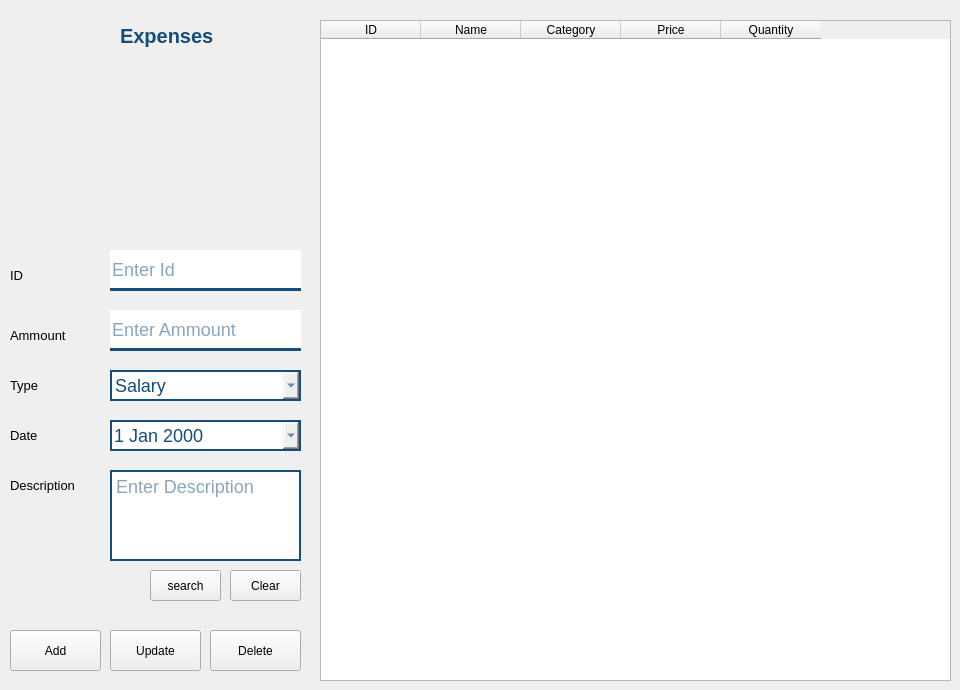
   <widget class="QWidget" name="expenses_frame">
    <widget class="QLabel" name="label_50">
     <property name="geometry">
      <rect>
       <x>100</x>
       <y>70</y>
       <width>141</width>
       <height>131</height>
      </rect>
     </property>
     <property name="text">
      <string/>
     </property>
     <property name="pixmap">
      <pixmap resource="icons/icons.qrc">:/icons/bills_c.png</pixmap>
     </property>
     <property name="scaledContents">
      <bool>true</bool>
     </property>
    </widget>
    <widget class="QLabel" name="label_51">
     <property name="geometry">
      <rect>
       <x>120</x>
       <y>20</y>
       <width>101</width>
       <height>31</height>
      </rect>
     </property>
     <property name="styleSheet">
      <string notr="true">color: #154c79;
font-size: 20px;
font: bold;
</string>
     </property>
     <property name="text">
      <string>Expenses</string>
     </property>
    </widget>
    <widget class="QPushButton" name="expense_delete_btn">
     <property name="geometry">
      <rect>
       <x>210</x>
       <y>630</y>
       <width>91</width>
       <height>41</height>
      </rect>
     </property>
     <property name="statusTip">
      <string>btn_frm</string>
     </property>
     <property name="styleSheet">
      <string notr="true"/>
     </property>
     <property name="text">
      <string>Delete</string>
     </property>
    </widget>
    <widget class="QLineEdit" name="expense_id">
     <property name="geometry">
      <rect>
       <x>110</x>
       <y>250</y>
       <width>191</width>
       <height>41</height>
      </rect>
     </property>
     <property name="styleSheet">
      <string notr="true">border: none;
border-bottom: 3px solid #154c79;
color: #154c79;
font-size: 18px;</string>
     </property>
     <property name="inputMethodHints">
      <set>Qt::ImhDigitsOnly</set>
     </property>
     <property name="placeholderText">
      <string>Enter Id</string>
     </property>
    </widget>
    <widget class="QLabel" name="label_52">
     <property name="geometry">
      <rect>
       <x>10</x>
       <y>260</y>
       <width>51</width>
       <height>31</height>
      </rect>
     </property>
     <property name="font">
      <font>
       <pointsize>10</pointsize>
      </font>
     </property>
     <property name="text">
      <string>ID</string>
     </property>
    </widget>
    <widget class="QLabel" name="label_53">
     <property name="geometry">
      <rect>
       <x>10</x>
       <y>320</y>
       <width>81</width>
       <height>31</height>
      </rect>
     </property>
     <property name="font">
      <font>
       <pointsize>10</pointsize>
      </font>
     </property>
     <property name="text">
      <string>Ammount</string>
     </property>
    </widget>
    <widget class="QTableWidget" name="tableWidget_5">
     <property name="enabled">
      <bool>true</bool>
     </property>
     <property name="geometry">
      <rect>
       <x>320</x>
       <y>20</y>
       <width>631</width>
       <height>661</height>
      </rect>
     </property>
     <property name="contextMenuPolicy">
      <enum>Qt::PreventContextMenu</enum>
     </property>
     <property name="acceptDrops">
      <bool>false</bool>
     </property>
     <property name="statusTip">
      <string notr="true"/>
     </property>
     <property name="layoutDirection">
      <enum>Qt::LeftToRight</enum>
     </property>
     <property name="autoFillBackground">
      <bool>true</bool>
     </property>
     <property name="sizeAdjustPolicy">
      <enum>QAbstractScrollArea::AdjustToContents</enum>
     </property>
     <property name="alternatingRowColors">
      <bool>true</bool>
     </property>
     <property name="gridStyle">
      <enum>Qt::SolidLine</enum>
     </property>
     <property name="cornerButtonEnabled">
      <bool>false</bool>
     </property>
     <column>
      <property name="text">
       <string>ID</string>
      </property>
     </column>
     <column>
      <property name="text">
       <string>Name</string>
      </property>
     </column>
     <column>
      <property name="text">
       <string>Category</string>
      </property>
     </column>
     <column>
      <property name="text">
       <string>Price</string>
      </property>
     </column>
     <column>
      <property name="text">
       <string>Quantity</string>
      </property>
     </column>
    </widget>
    <widget class="QPushButton" name="expense_clear_btn">
     <property name="geometry">
      <rect>
       <x>230</x>
       <y>570</y>
       <width>71</width>
       <height>31</height>
      </rect>
     </property>
     <property name="statusTip">
      <string>btn_frm</string>
     </property>
     <property name="styleSheet">
      <string notr="true"/>
     </property>
     <property name="text">
      <string>Clear</string>
     </property>
    </widget>
    <widget class="QPushButton" name="expense_update_btn">
     <property name="geometry">
      <rect>
       <x>110</x>
       <y>630</y>
       <width>91</width>
       <height>41</height>
      </rect>
     </property>
     <property name="statusTip">
      <string>btn_frm</string>
     </property>
     <property name="styleSheet">
      <string notr="true"/>
     </property>
     <property name="text">
      <string>Update</string>
     </property>
    </widget>
    <widget class="QPushButton" name="expense_search_btn">
     <property name="geometry">
      <rect>
       <x>150</x>
       <y>570</y>
       <width>71</width>
       <height>31</height>
      </rect>
     </property>
     <property name="statusTip">
      <string>btn_frm</string>
     </property>
     <property name="styleSheet">
      <string notr="true"/>
     </property>
     <property name="text">
      <string>search</string>
     </property>
    </widget>
    <widget class="QTextEdit" name="expense_description">
     <property name="geometry">
      <rect>
       <x>110</x>
       <y>470</y>
       <width>191</width>
       <height>91</height>
      </rect>
     </property>
     <property name="styleSheet">
      <string notr="true">border: 2px solid #154c79;
color: #154c79;
font-size: 18px;</string>
     </property>
     <property name="placeholderText">
      <string>Enter Description</string>
     </property>
    </widget>
    <widget class="QLabel" name="label_54">
     <property name="geometry">
      <rect>
       <x>10</x>
       <y>470</y>
       <width>91</width>
       <height>31</height>
      </rect>
     </property>
     <property name="font">
      <font>
       <pointsize>10</pointsize>
      </font>
     </property>
     <property name="text">
      <string>Description</string>
     </property>
    </widget>
    <widget class="QLineEdit" name="expense_ammount">
     <property name="geometry">
      <rect>
       <x>110</x>
       <y>310</y>
       <width>191</width>
       <height>41</height>
      </rect>
     </property>
     <property name="styleSheet">
      <string notr="true">border: none;
border-bottom: 3px solid #154c79;
color: #154c79;
font-size: 18px;</string>
     </property>
     <property name="inputMethodHints">
      <set>Qt::ImhDigitsOnly</set>
     </property>
     <property name="placeholderText">
      <string>Enter Ammount</string>
     </property>
    </widget>
    <widget class="QPushButton" name="expense_add_btn">
     <property name="geometry">
      <rect>
       <x>10</x>
       <y>630</y>
       <width>91</width>
       <height>41</height>
      </rect>
     </property>
     <property name="statusTip">
      <string>btn_frm</string>
     </property>
     <property name="styleSheet">
      <string notr="true"/>
     </property>
     <property name="text">
      <string>Add</string>
     </property>
    </widget>
    <widget class="QComboBox" name="expense_type">
     <property name="geometry">
      <rect>
       <x>110</x>
       <y>370</y>
       <width>191</width>
       <height>31</height>
      </rect>
     </property>
     <property name="styleSheet">
      <string notr="true">color: #154c79;
font-size: 18px;
border: 2px solid #154c79;</string>
     </property>
     <item>
      <property name="text">
       <string>Salary</string>
      </property>
     </item>
     <item>
      <property name="text">
       <string>birra3</string>
      </property>
     </item>
    </widget>
    <widget class="QLabel" name="label_55">
     <property name="geometry">
      <rect>
       <x>10</x>
       <y>370</y>
       <width>81</width>
       <height>31</height>
      </rect>
     </property>
     <property name="font">
      <font>
       <pointsize>10</pointsize>
      </font>
     </property>
     <property name="text">
      <string>Type</string>
     </property>
    </widget>
    <widget class="QDateEdit" name="expense_date">
     <property name="geometry">
      <rect>
       <x>110</x>
       <y>420</y>
       <width>191</width>
       <height>31</height>
      </rect>
     </property>
     <property name="acceptDrops">
      <bool>false</bool>
     </property>
     <property name="styleSheet">
      <string notr="true">border: 2px solid #154c79;
color: #154c79;
font-size: 18px;</string>
     </property>
     <property name="accelerated">
      <bool>false</bool>
     </property>
     <property name="calendarPopup">
      <bool>true</bool>
     </property>
    </widget>
    <widget class="QLabel" name="label_56">
     <property name="geometry">
      <rect>
       <x>10</x>
       <y>420</y>
       <width>81</width>
       <height>31</height>
      </rect>
     </property>
     <property name="font">
      <font>
       <pointsize>10</pointsize>
      </font>
     </property>
     <property name="text">
      <string>Date</string>
     </property>
    </widget>
   </widget>
